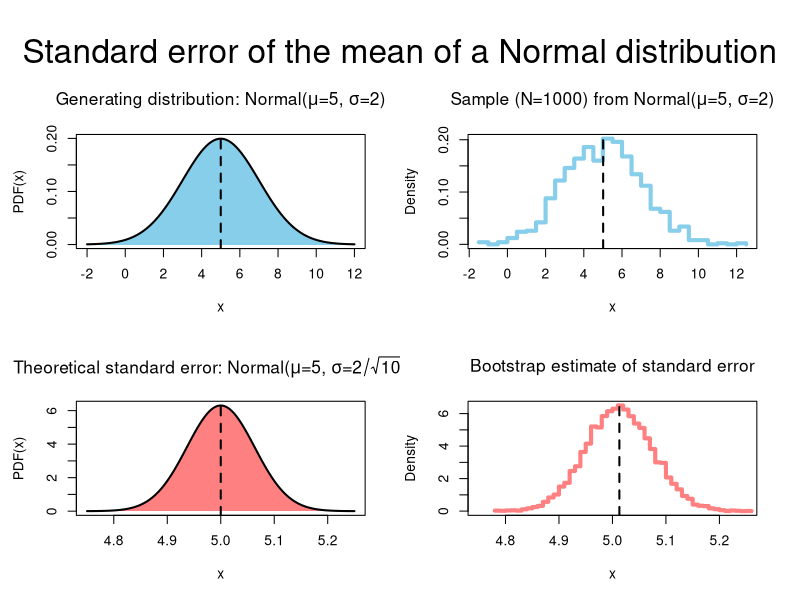

Source code (R):
# Bootstrap example

set.seed(3)

INNER <- 1.25
OUTER = 2
W = 10
H = 8

pdf("bootstrap_normal_SEM.pdf", width = W, height = H)
layout(matrix(1:4, nrow = 2))
par(oma = c(0, 0.5, 4, 0.5))
# Generating distribution is Normal(µ=5, σ=2)
xs <- seq(-2, 12, length.out = 141)
ys <- dnorm(xs, 5, 2)
plot(xs, ys, type = "n",
     main = expression(paste("Generating distribution: Normal(",mu,"=5, ",sigma,"=2)")),
     ylab = "PDF(x)", xlab = "x", cex.main = INNER)
polygon(c(-2,xs,12), c(0,ys,0),col = "skyblue", border = NA)
lines(xs, ys, col= "black",lwd = 2)
abline(v = 5, lty = 2, lwd=2)


# Theoretical standard error of the mean = σ / √ N
# where N = sample size
sem.xs <- seq(4.75, 5.25, length.out = 141)
sem.ys <- dnorm(sem.xs, 5, 2/sqrt(1000))
plot(sem.xs, sem.ys, type = "n",
     main = expression(paste("Theoretical standard error: Normal(",mu,"=5, ",sigma,"=",2/sqrt(1000),")")),
     ylab = "PDF(x)", xlab = "x", cex.main = INNER)
polygon(c(-2,sem.xs,12), c(0,sem.ys,0),col = rgb(1, 0.5, 0.5), border = NA)
lines(sem.xs, sem.ys, col= "black",lwd = 2)
abline(v = 5, lty = 2, lwd=2)


# Data follows a normal distribution, mean=5, standard deviation=2
dataset <- rnorm(1000, 5, 2)
h <- hist(dataset, breaks = 40, plot = FALSE)
plot(h$breaks, c(h$density, 0), type = "s", col = "skyblue", lwd = 4,
     main = expression(paste("Sample (N=1000) from Normal(",mu,"=5, ",sigma,"=",2,")")),
     xlab = "x", ylab = "Density", cex.main = INNER)
abline(v = mean(dataset), lty = 2, lwd=2)

bootstrap <- sapply(1:10000, function(i) {
    mean(sample(dataset, 1000, replace = TRUE))
})
h <- hist(bootstrap, breaks = 40, plot = FALSE)
plot(h$breaks, c(h$density, 0), type = "s", col = rgb(1, 0.5, 0.5), lwd = 4, xlim = range(sem.xs),
     main = expression("Bootstrap estimate of standard error"), xlab = "x", ylab = "Density", cex.main = INNER)
abline(v = mean(bootstrap), lty = 2, lwd=2)

mtext("Standard error of the mean of a Normal distribution", outer = TRUE, cex = OUTER)
dev.off()
